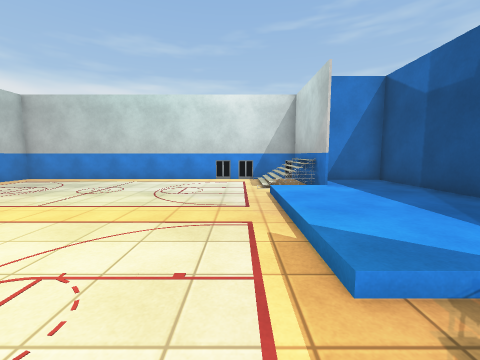
View 1 (above)

12 first-person views from a walk through a 3-D level made in the Unity game engine. The camera is 1.3 m above the floor, tilts 6° down and sees 90° across. The floor is counted in squares, 1 m on a side. Each view is taken from the middle of a square. On the plan, view 1 faces up. The plan holds only what a view shows up to about 12 squares ahead; the rest is blank. Some animated figures are left out. Surface patterns are stand-ins for the level's own textures.

View 2
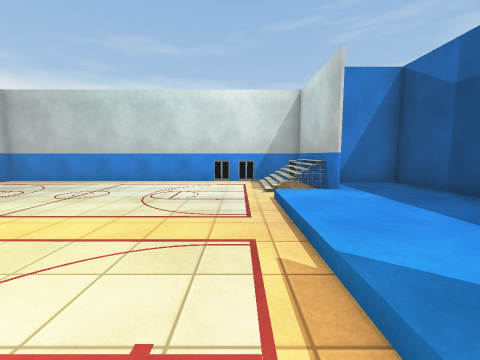

View 3
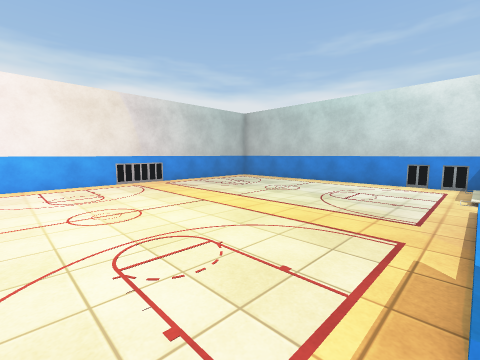

View 4
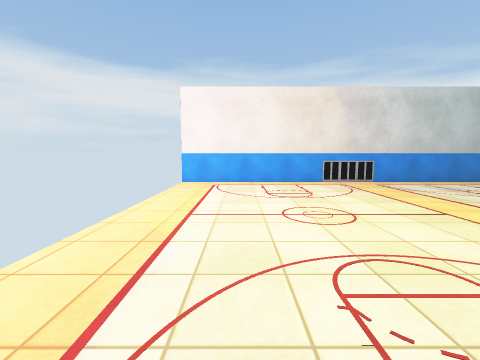

View 5
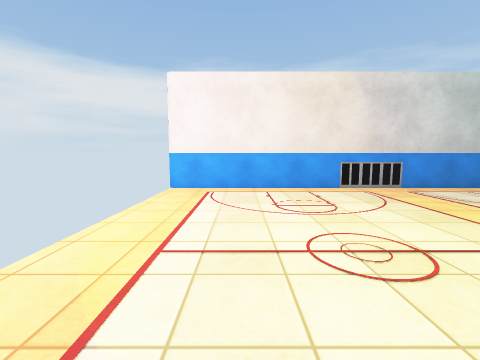

View 6
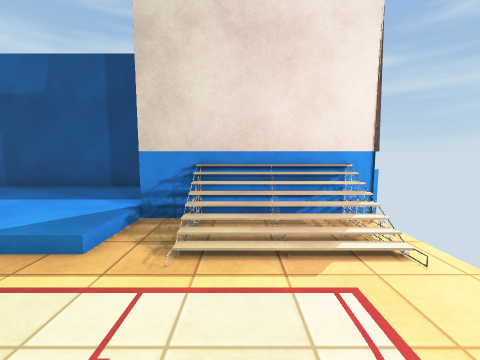

View 7
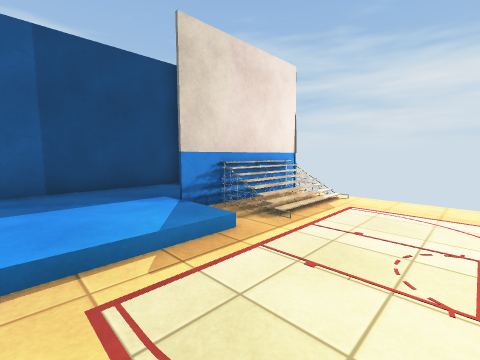

View 8
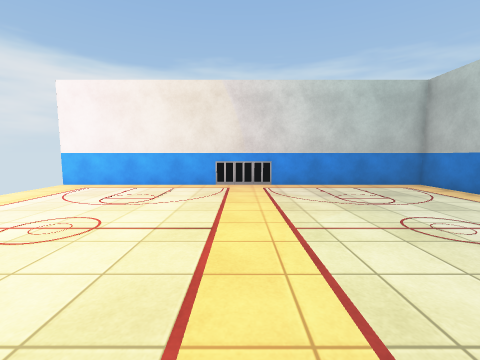

View 9
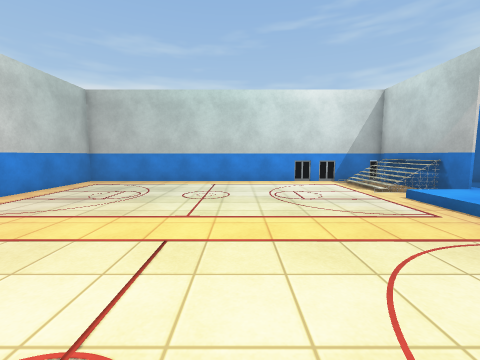

View 10
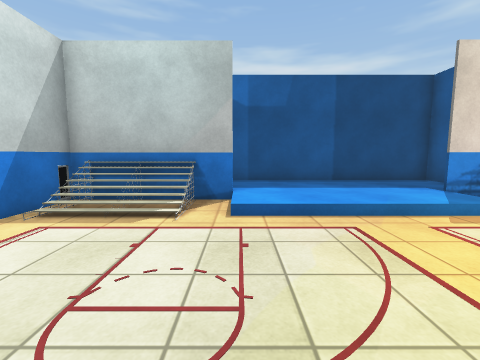

View 11
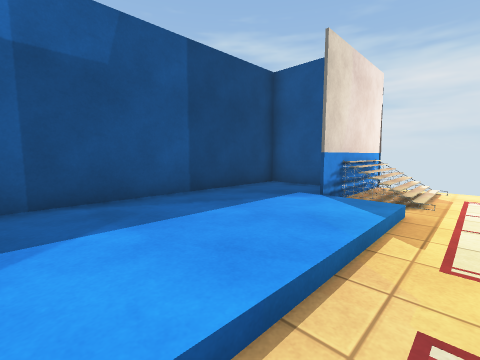

View 12
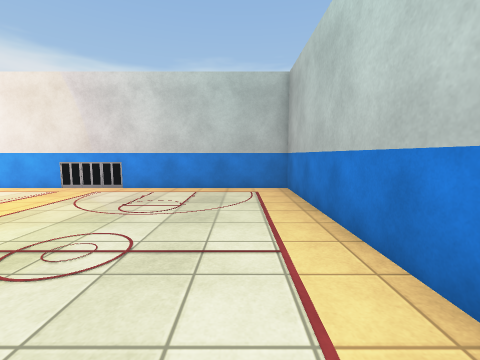

### Floor plan
Key: @ floor where view 1 was taken; # wall or solid block; . main floor; : floor 0.25 m higher than the main floor; / step, stairs or slope; = window, fence, low wall or low ledge; O other object.
Columns run from 12 left of view 1 to 6 right of it. Each row starts with its distance up from view 1.
 13 ################
 12 #............//#
 11 #............//#
 10 #............//####
  9 #.............=#::#
  8 #............///::#
  7 #............/::::#
  6 #............/::::#
  5 #............/::::#
  4 #............/::::#
  3 #............/::::#
  2 #............//#::#
  1 #............//#::#
  0 #...........@/O####
 -1 #............/O#
 -2 #............/=#
 -3 #              #

Where each view was taken, in squares from view 1:
view 1: 0 up, 0 right, facing up
view 2: 1 up, 0 right, facing up
view 3: 0 up, 1 right, facing up-left
view 4: 0 up, 0 right, facing left
view 5: 0 up, 2 left, facing left
view 6: 0 up, 2 left, facing right
view 7: 5 up, 2 left, facing down-right
view 8: 5 up, 1 left, facing left
view 9: 1 up, 4 left, facing up
view 10: 8 up, 4 left, facing right
view 11: 8 up, 0 right, facing down-right
view 12: 11 up, 2 left, facing left
